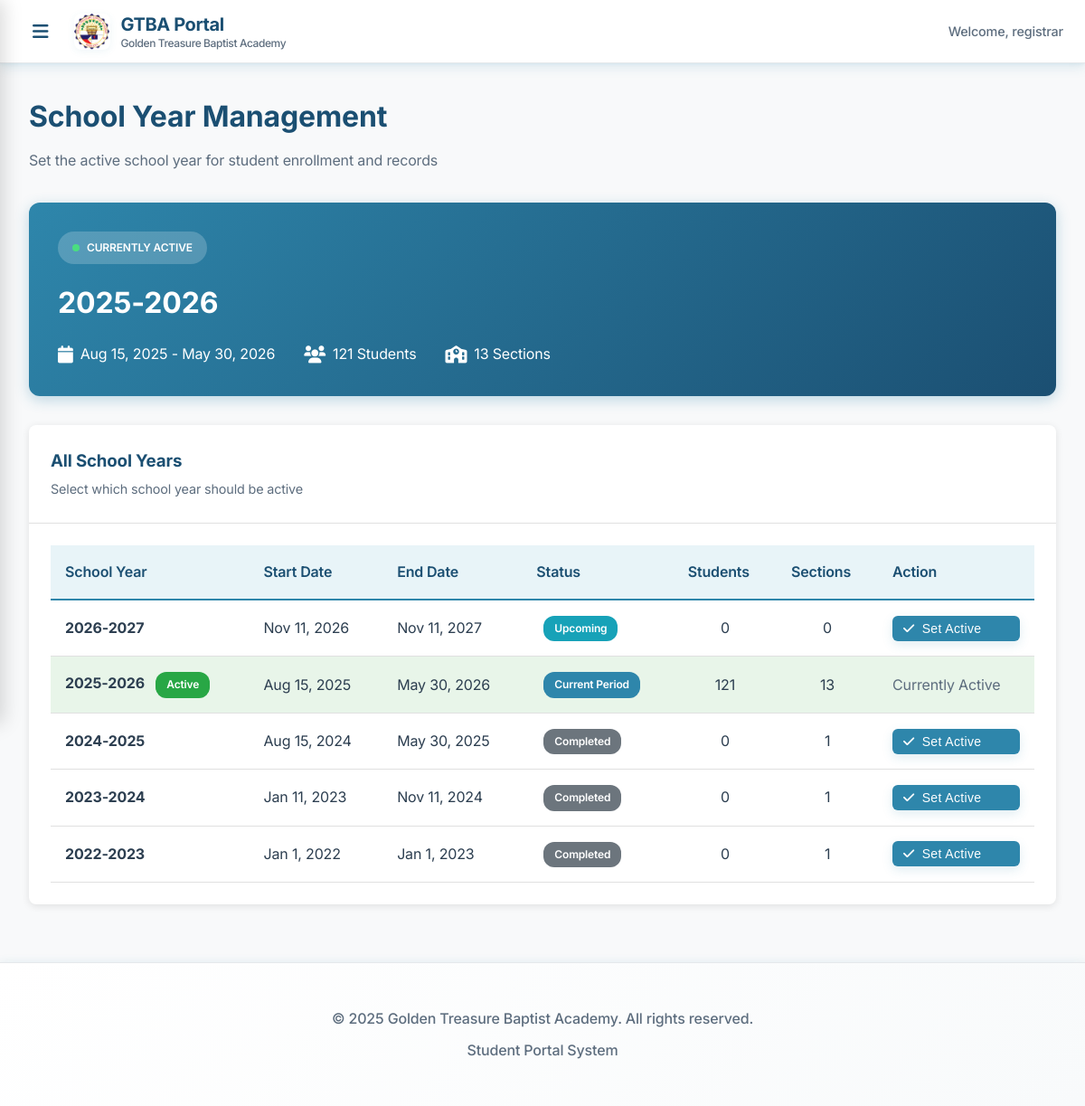
The page /registrar/school_years.php (signed in) on the database its author committed.
### tables this page shows
CREATE TABLE `school_years` (
  `id` int NOT NULL,
  `year_name` varchar(20) DEFAULT NULL,
  `year_label` varchar(20) NOT NULL,
  `start_date` date NOT NULL,
  `end_date` date NOT NULL,
  `is_active` tinyint(1) DEFAULT '0',
  `is_current` tinyint(1) DEFAULT '0',
  `created_by` int NOT NULL,
  `created_at` timestamp NULL DEFAULT CURRENT_TIMESTAMP,
  `updated_at` timestamp NULL DEFAULT CURRENT_TIMESTAMP ON UPDATE CURRENT_TIMESTAMP
);

### registrar/school_years.php (the view, shortened to what this page needs)
<?php
$base_url = '../';
$database = new Database();
$conn = $database->connect();
$stmt = $conn->prepare("
    SELECT sy.*,
           (SELECT COUNT(*) FROM students s WHERE s.current_school_year_id = sy.id) as student_count,
           (SELECT COUNT(*) FROM sections sec WHERE sec.school_year_id = sy.id) as section_count
    FROM school_years sy
    ORDER BY sy.start_date DESC
");
$stmt->execute();
$school_years = $stmt->fetchAll(PDO::FETCH_ASSOC);
$active_year = null;
foreach ($school_years as $year) {
    if ($year['is_active'] == 1) {
        $active_year = $year;
        break;
    }
}
?>
<div class="page-header">
    <h1>School Year Management</h1>
    <p>Set the active school year for student enrollment and records</p>
</div>
<?php if ($active_year): ?>
<div class="active-year-card">
    <div class="active-year-badge">
        <span class="badge-pulse"></span>
        CURRENTLY ACTIVE
    </div>
    <h2><?php echo htmlspecialchars($active_year['year_label']); ?></h2>
    <div class="year-details">
        <div class="detail-item">
            <i class="fas fa-calendar"></i>
            <span><?php echo date('M j, Y', strtotime($active_year['start_date'])); ?> - <?php echo date('M j, Y', strtotime($active_year['end_date'])); ?></span>
        </div>
        <div class="detail-item">
            <i class="fas fa-users"></i>
            <span><?php echo $active_year['student_count']; ?> Students</span>
        </div>
        <div class="detail-item">
            <i class="fas fa-school"></i>
            <span><?php echo $active_year['section_count']; ?> Sections</span>
        </div>
    </div>
</div>
<?php endif; ?>
<div class="card">
    <div class="card-header">
        <h3>All School Years</h3>
        <p>Select which school year should be active</p>
    </div>
    <div class="card-body">
        <div class="table-responsive">
            <table class="data-table">
                <thead>
                    <tr>
                        <th>School Year</th>
                        <th>Start Date</th>
                        <th>End Date</th>
                        <th>Status</th>
                        <th>Students</th>
                        <th>Sections</th>
                        <th>Action</th>
                    </tr>
                </thead>
                <tbody>
                    <?php if (empty($school_years)): ?>
                        <tr>
                            <td colspan="7" class="text-center">
                                No school years found. Please contact the administrator to create school years.
                            </td>
                        </tr>
                    <?php else: ?>
                        <?php foreach ($school_years as $year): ?>
                            <tr class="<?php echo $year['is_active'] ? 'active-row' : ''; ?>">
                                <td>
                                    <strong><?php echo htmlspecialchars($year['year_label']); ?></strong>
                                    <?php if ($year['is_active']): ?>
                                        <span class="badge badge-success">Active</span>
                                    <?php endif; ?>
                                </td>
                                <td><?php echo date('M j, Y', strtotime($year['start_date'])); ?></td>
                                <td><?php echo date('M j, Y', strtotime($year['end_date'])); ?></td>
                                <td>
                                    <?php
                                    $today = date('Y-m-d');
                                    if ($today < $year['start_date']) {
                                        echo '<span class="badge badge-info">Upcoming</span>';
                                    } elseif ($today > $year['end_date']) {
                                        echo '<span class="badge badge-secondary">Completed</span>';
                                    } else {
                                        echo '<span class="badge badge-primary">Current Period</span>';
                                    }
                                    ?>
                                </td>
                                <td class="text-center"><?php echo $year['student_count']; ?></td>
                                <td class="text-center"><?php echo $year['section_count']; ?></td>
                                <td>
                                    <?php if (!$year['is_active']): ?>
                                        <form method="POST" style="display: inline;" onsubmit="return confirm('Are you sure you want to set <?php echo htmlspecialchars($year['year_label']); ?> as the active school year?');">
                                            <button type="submit" name="set_active" class="btn btn-primary btn-sm">
                                                <i class="fas fa-check"></i> Set Active
                                            </button>
                                        </form>
                                    <?php else: ?>
                                        <span class="text-muted">Currently Active</span>
                                    <?php endif; ?>
                                </td>
                            </tr>
                        <?php endforeach; ?>
                    <?php endif; ?>
                </tbody>
            </table>
        </div>
    </div>
</div>
<?php
$content = ob_get_clean();
include '../includes/header.php';
echo $content;
include '../includes/footer.php';
?>

### includes/header.php (shortened to what this page needs)
<!DOCTYPE html>
<html lang="en">
<head>
    <link rel="stylesheet" href="<?php echo $base_url ?? '../'; ?>assets/css/style.css">
    <link rel="stylesheet" href="https://cdnjs.cloudflare.com/ajax/libs/font-awesome/6.0.0/css/all.min.css">
</head>
<body>
    <header class="header">
        <div class="header-content">
            <?php if (isset($_SESSION['role'])): ?>
            <button class="sidebar-trigger" id="sidebarTrigger">
                <i class="fas fa-bars"></i>
            </button>
            <?php endif; ?>
            <div class="header-logo">
                <img src="<?php echo $base_url ?? '../'; ?>assets/images/school-logo.png" alt="GTBA Logo" class="logo-img">
                <div class="logo-text">
                    GTBA Portal
                    <span class="logo-subtitle">Golden Treasure Baptist Academy</span>
                </div>
            </div>
            <div class="header-actions">
                <?php if (isset($_SESSION['role'])): ?>
                <div class="user-profile">
                    <span class="welcome-text">Welcome, <?php echo htmlspecialchars($_SESSION['username']); ?></span>
                </div>
                <?php endif; ?>
            </div>
        </div>
    </header>
    <div class="main-wrapper" id="mainWrapper">
        <main class="main-content">
            <div class="container">

### includes/footer.php (shortened to what this page needs)
            </div>
        </main>
    </div>
    <footer class="footer">
        <div class="container">
            <p>&copy; <?php echo date('Y'); ?> Golden Treasure Baptist Academy. All rights reserved.</p>
            <p>Student Portal System</p>
        </div>
    </footer>
</body>
</html>

### registrar/school_years.php (style rules this page uses)
.page-header { margin-bottom: 2rem; }
.page-header h1 { color: var(--dark-blue); margin: 0 0 0.5rem 0; }
.page-header p { color: var(--gray); margin: 0; }
.active-year-card { background: linear-gradient(135deg, var(--primary-blue), var(--dark-blue)); color: white; padding: 2rem; border-radius: 12px; margin-bottom: 2rem; box-shadow: 0 4px 15px rgba(46, 134, 171, 0.3); }
.active-year-badge { display: inline-flex; align-items: center; gap: 0.5rem; background: rgba(255, 255, 255, 0.2); padding: 0.5rem 1rem; border-radius: 20px; font-size: 0.75rem; font-weight: 600; margin-bottom: 1rem; }
.badge-pulse { width: 8px; height: 8px; background: #4ade80; border-radius: 50%; animation: pulse 2s infinite; }
.active-year-card h2 { margin: 0 0 1rem 0; font-size: 2rem; }
.year-details { display: flex; gap: 2rem; flex-wrap: wrap; }
.detail-item { display: flex; align-items: center; gap: 0.5rem; }
.detail-item i { font-size: 1.2rem; }
.card { background: white; border-radius: 8px; box-shadow: 0 2px 8px rgba(0,0,0,0.1); margin-bottom: 2rem; }
.card-header { padding: 1.5rem; border-bottom: 1px solid #e0e0e0; }
.card-header h3 { margin: 0 0 0.25rem 0; color: var(--dark-blue); }
.card-header p { margin: 0; color: var(--gray); font-size: 0.9rem; }
.card-body { padding: 1.5rem; }
.table-responsive { overflow-x: auto; }
.data-table { width: 100%; border-collapse: collapse; }
.data-table th { background: var(--light-blue); padding: 1rem; text-align: left; font-weight: 600; color: var(--dark-blue); border-bottom: 2px solid var(--primary-blue); }
.data-table td { padding: 1rem; border-bottom: 1px solid #e0e0e0; }
.active-row { background: #e8f5e9 !important; }
.text-center { text-align: center; }
.text-muted { color: var(--gray); }
.badge { display: inline-block; padding: 0.25rem 0.75rem; border-radius: 12px; font-size: 0.75rem; font-weight: 600; margin-left: 0.5rem; }
.badge-success { background: #28a745; color: white; }
.badge-info { background: #17a2b8; color: white; }
.badge-primary { background: var(--primary-blue); color: white; }
.badge-secondary { background: #6c757d; color: white; }
.btn { padding: 0.5rem 1rem; border: none; border-radius: 6px; cursor: pointer; font-weight: 500; transition: all 0.3s ease; display: inline-flex; align-items: center; gap: 0.5rem; }
.btn-sm { padding: 0.375rem 0.75rem; font-size: 0.875rem; }
.btn-primary { background: var(--primary-blue); color: white; }

### rows shown on the page
school_years: year_label "2025-2026", start_date "Aug 15, 2025", end_date "May 30, 2026", is_active "Active", shows "Current Period", student_count "121", section_count "13"
school_years: year_label "2026-2027", start_date "Nov 11, 2026", end_date "Nov 11, 2027", shows "Upcoming", student_count "0", section_count "0"
school_years: year_label "2024-2025", start_date "Aug 15, 2024", end_date "May 30, 2025", shows "Completed", student_count "0", section_count "1"
school_years: year_label "2023-2024", start_date "Jan 11, 2023", end_date "Nov 11, 2024", shows "Completed", student_count "0", section_count "1"
school_years: year_label "2022-2023", start_date "Jan 1, 2022", end_date "Jan 1, 2023", shows "Completed", student_count "0", section_count "1"

### other values the page prints
$_SESSION['username'] "registrar"
$active_year['student_count'] "121"
$active_year['section_count'] "13"
